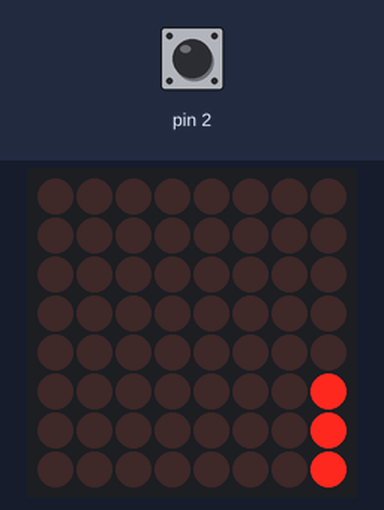
Simulated run of this sketch. Board: Arduino Uno, built with avr-gcc and run on an emulated ATmega328P. Shown: 8×8 LED matrix. The inputs (shaded band) are chosen by the test bench; at power-on: pin 2 HIGH.

Above: at 1.27 s.
1.3 s: pin 2 driven LOW
At 1.37 s:
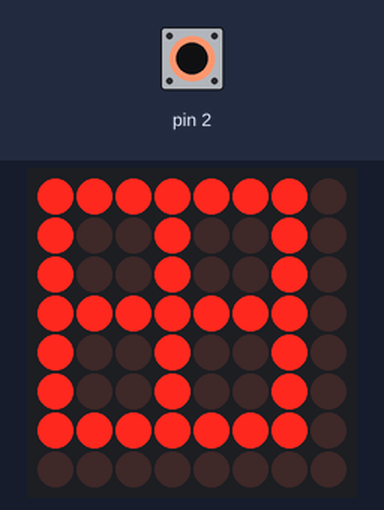
At 1.88 s:
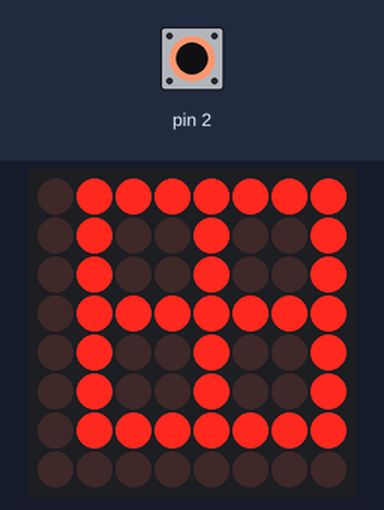
3.1 s: pin 2 pulsed HIGH 5 times (0.12 s each, 0.3 s apart)
At 3.31 s:
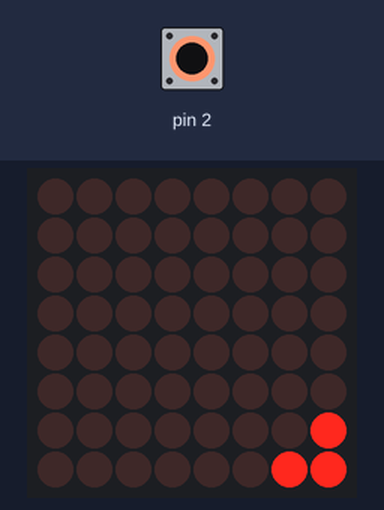

Measured:
- after the input at 1.3 s, the display: changes at once (image 1)
- after the input at 3.1 s, the display: first differs from a run without the input after 0.16 s (image 3)

The sketch:

sketch_jul28a.ino
```cpp
#include <SPI.h>
#include <Adafruit_GFX.h>
#include "LedControl.h"

LedControl lc = LedControl(4, 5, 6, 1);

const byte SQUARE[][8] = {
{
  B11111110,
  B10010010,
  B10010010,
  B11111110,
  B10010010,
  B10010010,
  B11111110,
  B00000000
},{
  B01111111,
  B01001001,
  B01001001,
  B01111111,
  B01001001,
  B01001001,
  B01111111,
  B00000000
},{
  B00000000,
  B01111111,
  B01001001,
  B01001001,
  B01111111,
  B01001001,
  B01001001,
  B01111111
},{
  B00000000,
  B11111110,
  B10010010,
  B10010010,
  B11111110,
  B10010010,
  B10010010,
  B11111110
}};

const byte SNAKE[][8] = {
{
  B11100000,
  B00000000,
  B00000000,
  B00000000,
  B00000000,
  B00000000,
  B00000000,
  B00000000
},{
  B01110000,
  B00000000,
  B00000000,
  B00000000,
  B00000000,
  B00000000,
  B00000000,
  B00000000
},{
  B00111000,
  B00000000,
  B00000000,
  B00000000,
  B00000000,
  B00000000,
  B00000000,
  B00000000
},{
  B00011100,
  B00000000,
  B00000000,
  B00000000,
  B00000000,
  B00000000,
  B00000000,
  B00000000
},{
  B00001110,
  B00000000,
  B00000000,
  B00000000,
  B00000000,
  B00000000,
  B00000000,
  B00000000
},{
  B00000111,
  B00000000,
  B00000000,
  B00000000,
  B00000000,
  B00000000,
  B00000000,
  B00000000
},{
  B00000011,
  B00000001,
  B00000000,
  B00000000,
  B00000000,
  B00000000,
  B00000000,
  B00000000
},{
  B00000001,
  B00000001,
  B00000001,
  B00000000,
  B00000000,
  B00000000,
  B00000000,
  B00000000
},{
  B00000000,
  B00000001,
  B00000001,
  B00000001,
  B00000000,
  B00000000,
  B00000000,
  B00000000
},{
  B00000000,
  B00000000,
  B00000001,
  B00000001,
  B00000001,
  B00000000,
  B00000000,
  B00000000
},{
  B00000000,
  B00000000,
  B00000000,
  B00000001,
  B00000001,
  B00000001,
  B00000000,
  B00000000
},{
  B00000000,
  B00000000,
  B00000000,
  B00000000,
  B00000001,
  B00000001,
  B00000001,
  B00000000
},{
  B00000000,
  B00000000,
  B00000000,
  B00000000,
  B00000000,
  B00000001,
  B00000001,
  B00000001
},{
  B00000000,
  B00000000,
  B00000000,
  B00000000,
  B00000000,
  B00000000,
  B00000001,
  B00000011
},{
  B00000000,
  B00000000,
  B00000000,
  B00000000,
  B00000000,
  B00000000,
  B00000000,
  B00000111
},{
  B00000000,
  B00000000,
  B00000000,
  B00000000,
  B00000000,
  B00000000,
  B00000000,
  B00001110
},{
  B00000000,
  B00000000,
  B00000000,
  B00000000,
  B00000000,
  B00000000,
  B00000000,
  B00011100
},{
  B00000000,
  B00000000,
  B00000000,
  B00000000,
  B00000000,
  B00000000,
  B00000000,
  B00111000
},{
  B00000000,
  B00000000,
  B00000000,
  B00000000,
  B00000000,
  B00000000,
  B00000000,
  B01110000
},{
  B00000000,
  B00000000,
  B00000000,
  B00000000,
  B00000000,
  B00000000,
  B00000000,
  B11100000
},{
  B00000000,
  B00000000,
  B00000000,
  B00000000,
  B00000000,
  B00000000,
  B10000000,
  B11000000
},{
  B00000000,
  B00000000,
  B00000000,
  B00000000,
  B00000000,
  B10000000,
  B10000000,
  B10000000
},{
  B00000000,
  B00000000,
  B00000000,
  B00000000,
  B10000000,
  B10000000,
  B10000000,
  B00000000
},{
  B00000000,
  B00000000,
  B00000000,
  B10000000,
  B10000000,
  B10000000,
  B00000000,
  B00000000
},{
  B00000000,
  B00000000,
  B10000000,
  B10000000,
  B10000000,
  B00000000,
  B00000000,
  B00000000
},{
  B00000000,
  B10000000,
  B10000000,
  B10000000,
  B00000000,
  B00000000,
  B00000000,
  B00000000
},{
  B10000000,
  B10000000,
  B10000000,
  B00000000,
  B00000000,
  B00000000,
  B00000000,
  B00000000
},{
  B11000000,
  B10000000,
  B00000000,
  B00000000,
  B00000000,
  B00000000,
  B00000000,
  B00000000
}};

const int SQUARE_LEN = sizeof(SQUARE)/8;
const int SNAKE_LEN = sizeof(SNAKE)/8;
volatile boolean flag = false;
volatile unsigned long last_micros;
int k = 0;
int l = 0;

void setup() {
  Serial.begin(9600);
  lc.clearDisplay(0);
  lc.shutdown(0,false);
  lc.setIntensity(0,2);
  attachInterrupt(0, debounceInterrupt, FALLING);
  // выставляем яркость на среднее значение:
}

void debounceInterrupt() {
  if((long)(micros() - last_micros) >= (long)200 * 1000) {
    Interrupt();
    last_micros = micros();
  }
}

void Interrupt() {
  flag = !flag;
}


void buildCube(){
  if (l >= SNAKE_LEN){
    l = 0;
  }
  for(int j = 0; j < 8; ++j){
    lc.setRow(0,j,SNAKE[l][j]);
  }
  ++l;
}

void buildSquare(){
  if (k >= SQUARE_LEN){
    k = 0;
  }
  for (int j = 0; j < 8; ++j){
    lc.setRow(0,j,SQUARE[k][j]);
  }
  ++k;
}

void loop() {
  // очищаем дисплей:
  lc.clearDisplay(0);
  if (flag){
    buildSquare();
  }
  else{
    buildCube();
  }
  delay(100);
}
```
